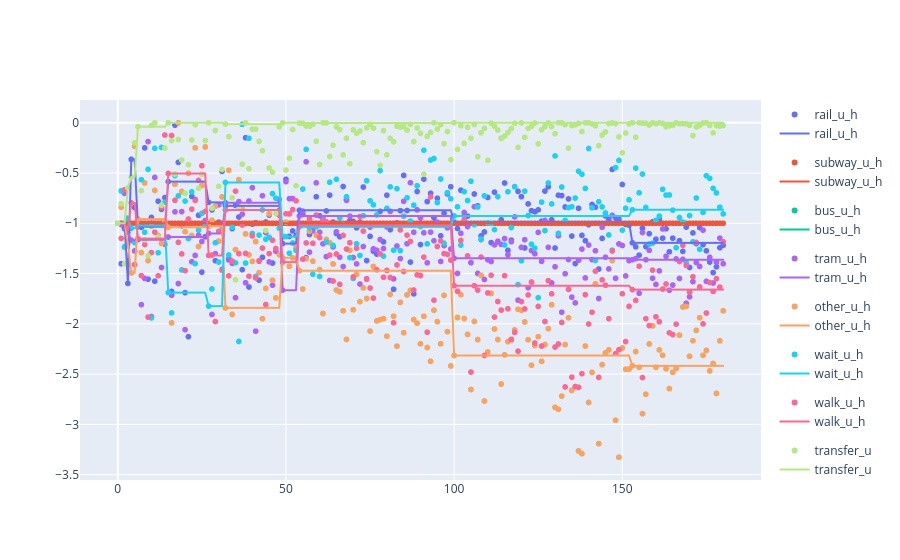

Write notebook code for a chart like this one.
### Code cell
figure_scatter = px.scatter(df_values, x = "evaluation", y = "value", color = "variable")
figure_best = px.line(df_best, x = "evaluation", y = "value", color = "variable")
go.Figure(data = figure_scatter.data + figure_best.data)

### Figure 1 — Plotly figure (JSON) as saved in the notebook; plotly's stock layout.template omitted (floating-point values rounded to 4 significant figures; data arrays with more than 128 entries replaced by an {"elided": "..."} marker saying what was removed)
{"data": [{"hovertemplate": "variable=rail_u_h<br>evaluation=%{x}<br>value=%{y}<extra></extra>", "legendgroup": "rail_u_h", "marker": {"color": "#636efa", "symbol": "circle"}, "mode": "markers", "name": "rail_u_h", "showlegend": true, "type": "scattergl", "x": {"elided": "181 int values"}, "xaxis": "x", "y": {"elided": "181 float values"}, "yaxis": "y"}, {"hovertemplate": "variable=subway_u_h<br>evaluation=%{x}<br>value=%{y}<extra></extra>", "legendgroup": "subway_u_h", "marker": {"color": "#EF553B", "symbol": "circle"}, "mode": "markers", "name": "subway_u_h", "showlegend": true, "type": "scattergl", "x": {"elided": "181 int values"}, "xaxis": "x", "y": {"elided": "181 int values"}, "yaxis": "y"}, {"hovertemplate": "variable=bus_u_h<br>evaluation=%{x}<br>value=%{y}<extra></extra>", "legendgroup": "bus_u_h", "marker": {"color": "#00cc96", "symbol": "circle"}, "mode": "markers", "name": "bus_u_h", "showlegend": true, "type": "scattergl", "x": {"elided": "181 int values"}, "xaxis": "x", "y": {"elided": "181 float values"}, "yaxis": "y"}, {"hovertemplate": "variable=tram_u_h<br>evaluation=%{x}<br>value=%{y}<extra></extra>", "legendgroup": "tram_u_h", "marker": {"color": "#ab63fa", "symbol": "circle"}, "mode": "markers", "name": "tram_u_h", "showlegend": true, "type": "scattergl", "x": {"elided": "181 int values"}, "xaxis": "x", "y": {"elided": "181 float values"}, "yaxis": "y"}, {"hovertemplate": "variable=other_u_h<br>evaluation=%{x}<br>value=%{y}<extra></extra>", "legendgroup": "other_u_h", "marker": {"color": "#FFA15A", "symbol": "circle"}, "mode": "markers", "name": "other_u_h", "showlegend": true, "type": "scattergl", "x": {"elided": "181 int values"}, "xaxis": "x", "y": {"elided": "181 float values"}, "yaxis": "y"}, {"hovertemplate": "variable=wait_u_h<br>evaluation=%{x}<br>value=%{y}<extra></extra>", "legendgroup": "wait_u_h", "marker": {"color": "#19d3f3", "symbol": "circle"}, "mode": "markers", "name": "wait_u_h", "showlegend": true, "type": "scattergl", "x": {"elided": "181 int values"}, "xaxis": "x", "y": {"elided": "181 float values"}, "yaxis": "y"}, {"hovertemplate": "variable=walk_u_h<br>evaluation=%{x}<br>value=%{y}<extra></extra>", "legendgroup": "walk_u_h", "marker": {"color": "#FF6692", "symbol": "circle"}, "mode": "markers", "name": "walk_u_h", "showlegend": true, "type": "scattergl", "x": {"elided": "181 int values"}, "xaxis": "x", "y": {"elided": "181 float values"}, "yaxis": "y"}, {"hovertemplate": "variable=transfer_u<br>evaluation=%{x}<br>value=%{y}<extra></extra>", "legendgroup": "transfer_u", "marker": {"color": "#B6E880", "symbol": "circle"}, "mode": "markers", "name": "transfer_u", "showlegend": true, "type": "scattergl", "x": {"elided": "181 int values"}, "xaxis": "x", "y": {"elided": "181 float values"}, "yaxis": "y"}, {"hovertemplate": "variable=rail_u_h<br>evaluation=%{x}<br>value=%{y}<extra></extra>", "legendgroup": "rail_u_h", "line": {"color": "#636efa", "dash": "solid"}, "marker": {"symbol": "circle"}, "mode": "lines", "name": "rail_u_h", "showlegend": true, "type": "scattergl", "x": {"elided": "181 int values"}, "xaxis": "x", "y": {"elided": "181 float values"}, "yaxis": "y"}, {"hovertemplate": "variable=subway_u_h<br>evaluation=%{x}<br>value=%{y}<extra></extra>", "legendgroup": "subway_u_h", "line": {"color": "#EF553B", "dash": "solid"}, "marker": {"symbol": "circle"}, "mode": "lines", "name": "subway_u_h", "showlegend": true, "type": "scattergl", "x": {"elided": "181 int values"}, "xaxis": "x", "y": {"elided": "181 int values"}, "yaxis": "y"}, {"hovertemplate": "variable=bus_u_h<br>evaluation=%{x}<br>value=%{y}<extra></extra>", "legendgroup": "bus_u_h", "line": {"color": "#00cc96", "dash": "solid"}, "marker": {"symbol": "circle"}, "mode": "lines", "name": "bus_u_h", "showlegend": true, "type": "scattergl", "x": {"elided": "181 int values"}, "xaxis": "x", "y": {"elided": "181 float values"}, "yaxis": "y"}, {"hovertemplate": "variable=tram_u_h<br>evaluation=%{x}<br>value=%{y}<extra></extra>", "legendgroup": "tram_u_h", "line": {"color": "#ab63fa", "dash": "solid"}, "marker": {"symbol": "circle"}, "mode": "lines", "name": "tram_u_h", "showlegend": true, "type": "scattergl", "x": {"elided": "181 int values"}, "xaxis": "x", "y": {"elided": "181 float values"}, "yaxis": "y"}, {"hovertemplate": "variable=other_u_h<br>evaluation=%{x}<br>value=%{y}<extra></extra>", "legendgroup": "other_u_h", "line": {"color": "#FFA15A", "dash": "solid"}, "marker": {"symbol": "circle"}, "mode": "lines", "name": "other_u_h", "showlegend": true, "type": "scattergl", "x": {"elided": "181 int values"}, "xaxis": "x", "y": {"elided": "181 float values"}, "yaxis": "y"}, {"hovertemplate": "variable=wait_u_h<br>evaluation=%{x}<br>value=%{y}<extra></extra>", "legendgroup": "wait_u_h", "line": {"color": "#19d3f3", "dash": "solid"}, "marker": {"symbol": "circle"}, "mode": "lines", "name": "wait_u_h", "showlegend": true, "type": "scattergl", "x": {"elided": "181 int values"}, "xaxis": "x", "y": {"elided": "181 float values"}, "yaxis": "y"}, {"hovertemplate": "variable=walk_u_h<br>evaluation=%{x}<br>value=%{y}<extra></extra>", "legendgroup": "walk_u_h", "line": {"color": "#FF6692", "dash": "solid"}, "marker": {"symbol": "circle"}, "mode": "lines", "name": "walk_u_h", "showlegend": true, "type": "scattergl", "x": {"elided": "181 int values"}, "xaxis": "x", "y": {"elided": "181 float values"}, "yaxis": "y"}, {"hovertemplate": "variable=transfer_u<br>evaluation=%{x}<br>value=%{y}<extra></extra>", "legendgroup": "transfer_u", "line": {"color": "#B6E880", "dash": "solid"}, "marker": {"symbol": "circle"}, "mode": "lines", "name": "transfer_u", "showlegend": true, "type": "scattergl", "x": {"elided": "181 int values"}, "xaxis": "x", "y": {"elided": "181 float values"}, "yaxis": "y"}], "layout": {}}
